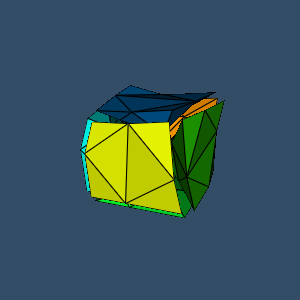

Python code for this plot:
#!/usr/bin/env python

# Demonstrate vtkCellTypeSource for the Quadratic Pyramid cell type. The
# source generates an unstructured grid of quadratic pyramid cells, which are
# perturbed, shrunk, and color-mapped by cell ID.

# Factory overrides: importing these modules registers the OpenGL rendering,
# FreeType text rendering, and interaction style implementations.
import vtkmodules.vtkInteractionStyle  # noqa: F401
import vtkmodules.vtkRenderingFreeType  # noqa: F401
import vtkmodules.vtkRenderingOpenGL2  # noqa: F401
# VTK pipeline classes used in this example
from vtkmodules.vtkCommonCore import (
    vtkIntArray,
    vtkMinimalStandardRandomSequence,
    vtkPoints,
)
from vtkmodules.vtkCommonDataModel import VTK_QUADRATIC_PYRAMID
from vtkmodules.vtkFiltersGeneral import vtkShrinkFilter
from vtkmodules.vtkFiltersSources import vtkCellTypeSource
from vtkmodules.vtkRenderingCore import (
    vtkActor,
    vtkDataSetMapper,
    vtkRenderWindow,
    vtkRenderWindowInteractor,
    vtkRenderer,
)

# Colors (normalized RGB)
dark_blue_background_rgb = (0.2, 0.302, 0.4)

# Source: generate quadratic pyramid cells
cell_type_source = vtkCellTypeSource()
cell_type_source.SetCellType(VTK_QUADRATIC_PYRAMID)
cell_type_source.Update()

# Perturb points so cell edges are visible
original_points = cell_type_source.GetOutput().GetPoints()
points = vtkPoints()
points.SetNumberOfPoints(cell_type_source.GetOutput().GetNumberOfPoints())
rng = vtkMinimalStandardRandomSequence()
rng.SetSeed(5070)
for i in range(points.GetNumberOfPoints()):
    perturbation = [0.0, 0.0, 0.0]
    for j in range(3):
        rng.Next()
        perturbation[j] = rng.GetRangeValue(-0.1, 0.1)
    current = [0.0, 0.0, 0.0]
    original_points.GetPoint(i, current)
    points.SetPoint(i,
                    current[0] + perturbation[0],
                    current[1] + perturbation[1],
                    current[2] + perturbation[2])
cell_type_source.GetOutput().SetPoints(points)

# Cell ID array for scalar coloring
num_cells = cell_type_source.GetOutput().GetNumberOfCells()
id_array = vtkIntArray()
id_array.SetNumberOfTuples(num_cells)
for i in range(num_cells):
    id_array.InsertTuple1(i, i + 1)
id_array.SetName("Ids")
cell_type_source.GetOutput().GetCellData().AddArray(id_array)
cell_type_source.GetOutput().GetCellData().SetActiveScalars("Ids")

# Shrink: separate cells visually
shrink = vtkShrinkFilter()
shrink.SetInputConnection(cell_type_source.GetOutputPort())
shrink.SetShrinkFactor(0.8)

# Mapper: color by cell ID
mapper = vtkDataSetMapper()
mapper.SetInputConnection(shrink.GetOutputPort())
mapper.SetScalarRange(0, num_cells + 1)
mapper.SetScalarModeToUseCellData()
mapper.SetResolveCoincidentTopologyToPolygonOffset()

# Actor: tilt to show 3D shape
actor = vtkActor()
actor.SetMapper(mapper)
actor.GetProperty().EdgeVisibilityOn()
actor.RotateX(20.0)
actor.RotateY(-20.0)

# Renderer: assemble the scene
renderer = vtkRenderer()
renderer.AddActor(actor)
renderer.SetBackground(dark_blue_background_rgb)

# Render window: display the rendered scene
render_window = vtkRenderWindow()
render_window.AddRenderer(renderer)
render_window.SetWindowName("celltype quadratic pyramid")
render_window.SetMultiSamples(0)
render_window.SetSize(300, 300)

# Interactor: handle mouse and keyboard events
render_window_interactor = vtkRenderWindowInteractor()
render_window_interactor.SetRenderWindow(render_window)

# Scene: configure the camera
renderer.ResetCamera()

# Start: launch the interactive visualization
render_window_interactor.Initialize()
render_window_interactor.Start()
